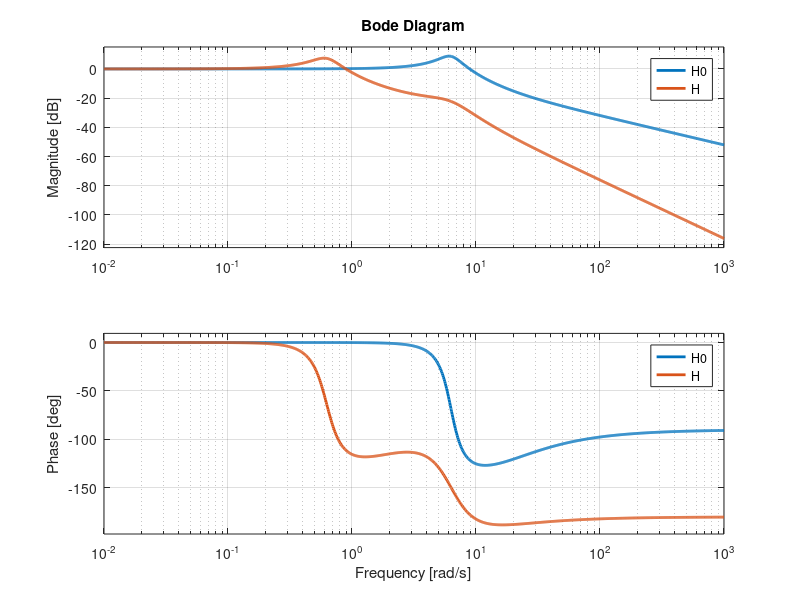

MATLAB code to generate this figure:
clear all;
%%TASK 1.1
m_p = 0.16; %kg
c_p = 0.4; %Ns/m
k_p = 6.32; %N/m
c_p1 = 0;

w_n = sqrt(k_p/m_p);
zeta= c_p/(2*sqrt(k_p*m_p));
zeta1 = c_p1/(2*sqrt(k_p*m_p));
%%TASK 1.3
H0 = tf([0,2*zeta*w_n,w_n^2],[1,2*zeta*w_n,w_n^2]);
H1 = tf([0,2*zeta1*w_n,w_n^2],[1,2*zeta1*w_n,w_n^2]);




% % sine excitation
% t = 0:0.01:30;
% excitation_sin = 0.05*sin(3*t);
% 
% figure(1)
% lsim(H0,excitation_sin,t) % sine excitation
% hold on;
% set(findall(gcf,'type','line'), 'LineWidth', 2);
% 
% %% Impulse
% stepinput = 0.05*ones([1 length(t)]);
% for i = 101:length(t)
%    stepinput(i) = 0; 
% end
% 
% figure(2)
% lsim(H0,stepinput,t) % impulse excitation
% hold on;
% set(findall(gcf,'type','line'), 'LineWidth', 2);
% 
% %% PSD
% w = 0:0.01:25;
% PSD = (4.028e-7)./((2.88e-4)+(0.68*w.^2)+w.^4);
% H0freqdomain = freqresp(H0,w);
% H0 = abs(H0freqdomain(:))';
% PSD = H0.^2.*PSD;
% 
% figure(3)
% semilogy(w,PSD);
% hold on;
% set(findall(gcf,'type','line'), 'LineWidth', 2);
% xlabel('Frequency (Hz)')
% ylabel('Amplitude')

cs = 0.05;
ms = 0.16;
ks = 0.0632;
cp = 0.8;
mp = 0.16;
kp = 6.32;

% A = [0 1 0 0; -k_s/m_s -c_s/m_s k_s/m_s c_s/m_s; 0 0 0 1; k_s/m_p c_s/m_p -(k_s+k_p)/m_p -(c_s+c_p)/m_p];
% B = [0 0; 0 0; 0 0; c_p/m_p k_p/m_p];
% C = [1 0 0 0];
% D = 0;
% 
% sys = ss(A,B,C,D);

s = tf('s');
H = (-kp-cp*s)/(ks+cs*s+((ks+cs*s+ms*s^2)/(ks+cs*s))*(-ks-cs*s-kp-cp*s-mp*s^2));
% H = tf(cs*cp*s^2+kp*cs*s+cp*ks*s+ks*kp,(ms*s^2+cs*s+ks)*(mp*s^2+cp*s+kp));

% % sine excitation
% t = 0:0.01:30;
% excitation_sin = 0.05*sin(3*t);
% 
% figure(1)
% lsim(H,excitation_sin,t) % sine excitation
% hold on;
% set(findall(gcf,'type','line'), 'LineWidth', 2);
% %% Impulse
% stepinput = 0.05*ones([1 length(t)]);
% for i = 101:length(t)
%    stepinput(i) = 0; 
% end
% 
% figure(2)
% lsim(H,stepinput,t) % impulse excitation
% hold on;
% set(findall(gcf,'type','line'), 'LineWidth', 2);
% %% PSD
% w = 0:0.01:25;
% PSD = (4.028e-7)./((2.88e-4)+(0.68*w.^2)+w.^4);
% Hfreqdomain = freqresp(H,w);
% H = abs(Hfreqdomain(:))';
% PSD = H.^2.*PSD;
% 
% figure(3)
% semilogy(w,PSD);
% hold on;
% set(findall(gcf,'type','line'), 'LineWidth', 2);
% xlabel('Frequency (Hz)')
% ylabel('Amplitude')

figure(4)
bode(H0,H);
set(findall(gcf,'type','line'), 'LineWidth', 2);